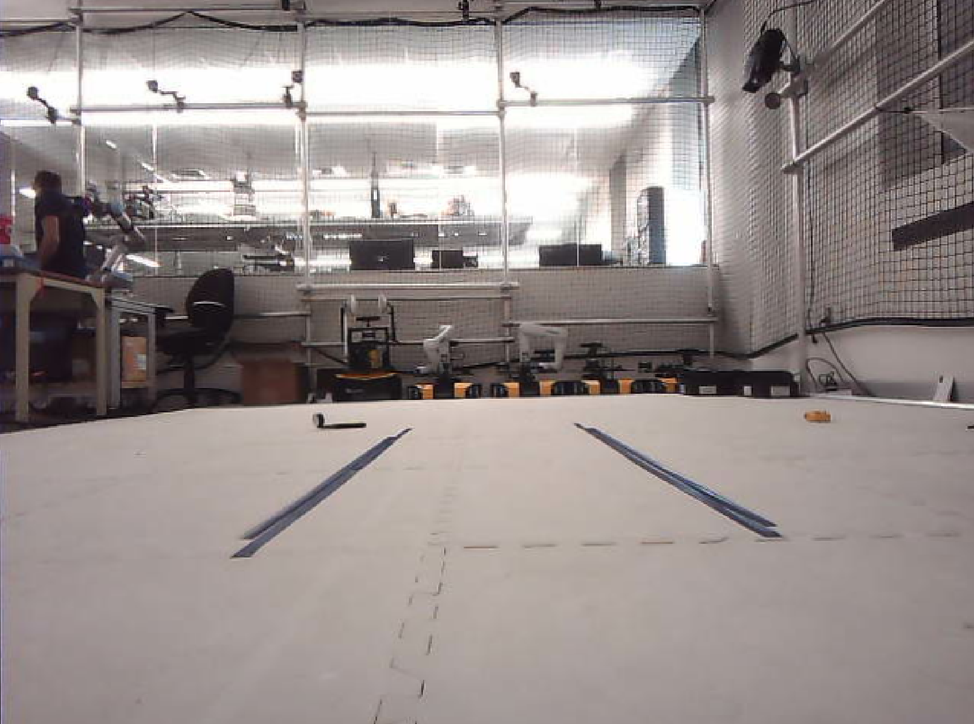
#> input picture nodes/test_images/4.png, 974 x 724 px, shrunk from 1720 x 1278 before the run, found by its file name
$ python simple_lane_util.py
#> lines starting #> are read from the running program, lines starting #| are printed output that depends on the picture; after the words box and inside, x2 and y2 are one past the last pixel; in counts of white or black regions, pixels touching at a corner belong together
import numpy as np
import pandas as pd
import cv2
import os
import glob
import matplotlib.pyplot as plt
import pickle

def canyEdgeDetector(image):
    edged = cv2.Canny(image, 50, 150)
    return edged

def getROI(image):
    height = image.shape[0]
    width = image.shape[1]
    # Defining Triangular ROI: The values will change as per your camera mounts
    triangle = np.array([[(100, height), (width, height), (width-500, int(height/1.9))]])

    trapezoid = np.array([[(0, height * 5//6),
                          (width, height * 5//6),
                          (width * 2//3, int(height//2)),
                          (width//3, int(height//2))]])
    # creating black image same as that of input image
    black_image = np.zeros_like(image)
    # Put the Triangular shape on top of our Black image to create a mask
    mask = cv2.fillPoly(black_image, trapezoid, 255)
    # applying mask on original image
    masked_image = cv2.bitwise_and(image, mask)
    return masked_image

def getLines(image):
    lines = cv2.HoughLinesP(image, 0.3, np.pi/180, 100, np.array([]), minLineLength=5, maxLineGap=10)
    return lines

def displayLines(image, lines):
    if lines is not None:
        for line in lines:
            x1, y1, x2, y2 = line.reshape(4) #converting to 1d array
            cv2.line(image, (x1, y1), (x2, y2), (255, 0, 0), 10)
    return image

def getLineCoordinatesFromParameters(image, line_parameters):
    slope = line_parameters[0]
    intercept = line_parameters[1]
    y1 = image.shape[0]  # since line will always start from bottom of image
    y2 = int(y1 * (3.4 / 5))  # some random point at 3/5
    x1 = int((y1 - intercept) / slope)
    x2 = int((y2 - intercept) / slope)
    return np.array([x1, y1, x2, y2])

def getSmoothLines(image, lines):
    left_fit = []  # will hold m,c parameters for left side lines
    right_fit = []  # will hold m,c parameters for right side lines

    for line in lines:
        x1, y1, x2, y2 = line.reshape(4)
        parameters = np.polyfit((x1, x2), (y1, y2), 1)
        slope = parameters[0]
        intercept = parameters[1]

        if slope < 0:
            left_fit.append((slope, intercept))
        else:
            right_fit.append((slope, intercept))

    left_fit_average = np.average(left_fit, axis=0)
    right_fit_average = np.average(right_fit, axis=0)

    # now we have got m,c parameters for left and right line, we need to know x1,y1 x2,y2 parameters
    left_line = getLineCoordinatesFromParameters(image, left_fit_average)
    right_line = getLineCoordinatesFromParameters(image, right_fit_average)
    return np.array([left_line, right_line])

image = cv2.imread("test_images/4.png") #Load Image
#> image is the input picture: shape (724, 974, 3); mean B, G, R 139.8, 141.7, 150.6
cv2.imshow("ROI", getROI(image))
#> in getROI, `mask = cv2.fillPoly(black_image, trapezoid, 255)`:
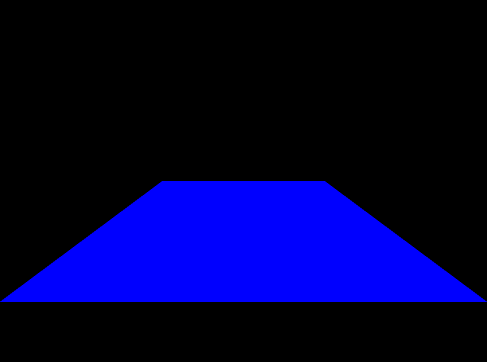
#> black_image: shape (724, 974, 3) (shown at 1/2 size); mean of channels 0, 1, 2 56.9, 0, 0; drawn as B, G, R
#> in getROI, `masked_image = cv2.bitwise_and(image, mask)`:
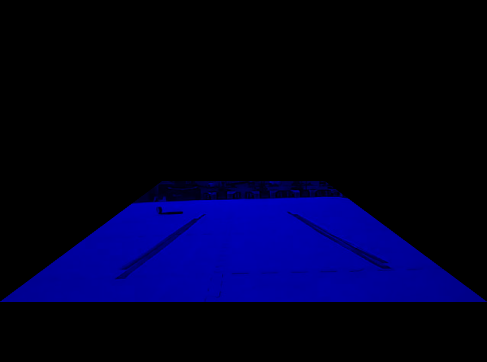
#> masked_image: shape (724, 974, 3) (shown at 1/2 size); mean B, G, R 33.8, 0, 0
cv2.waitKey(0)
edged_image = canyEdgeDetector(image)   # Step 1
#> in canyEdgeDetector, `edged = cv2.Canny(image, 50, 150)`:
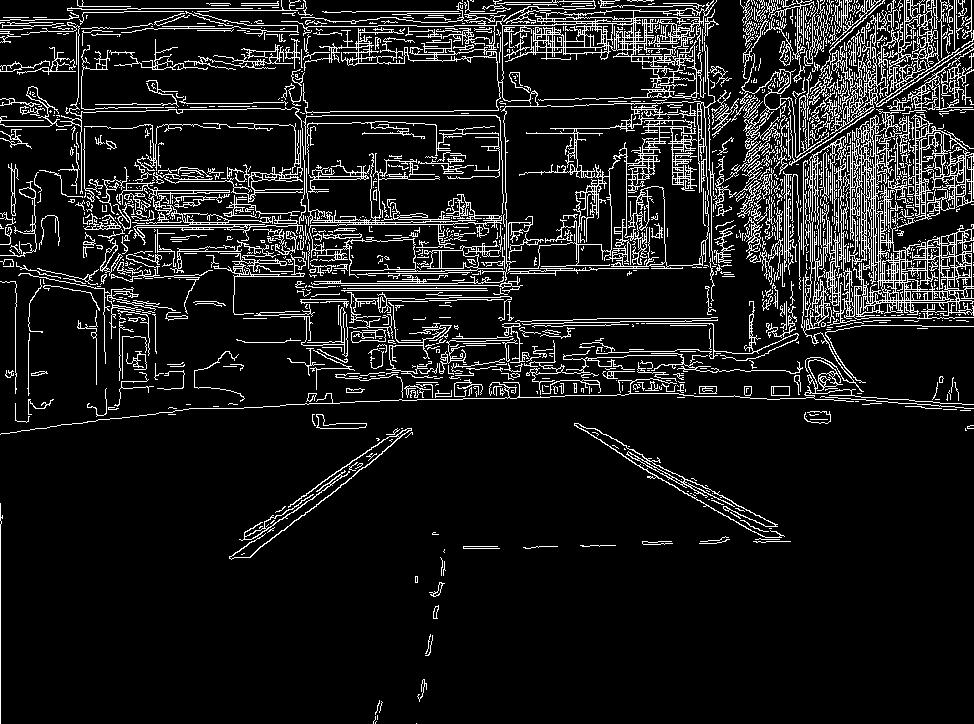
#> edged: shape (724, 974); 10.8% white in thin lines or dots
roi_image = getROI(edged_image)         # Step 2
#> in getROI (call 2), `mask = cv2.fillPoly(black_image, trapezoid, 255)`:
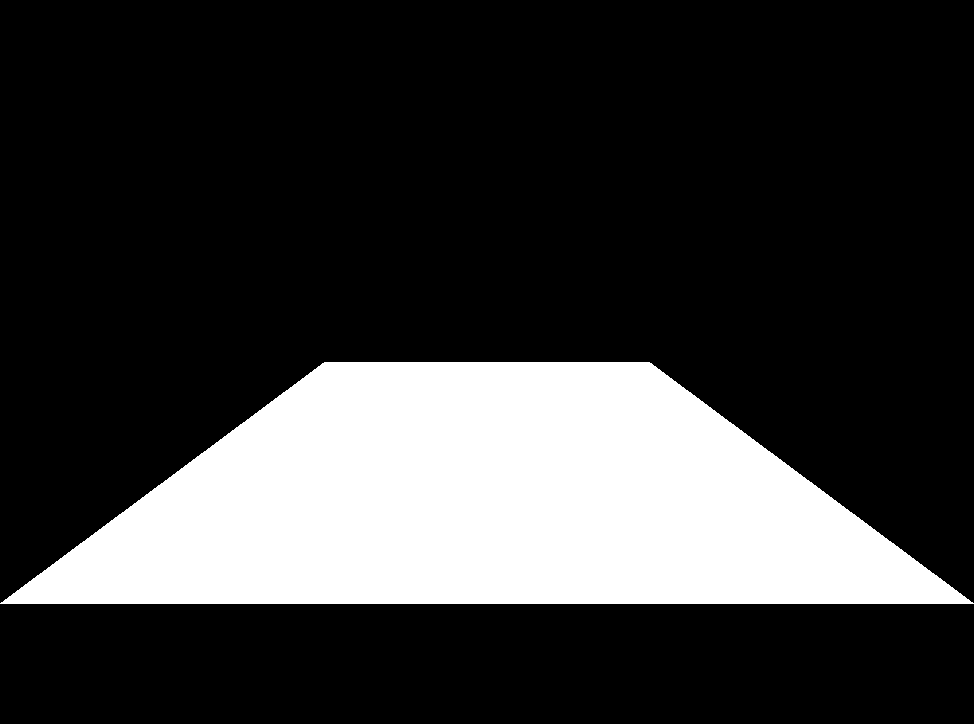
#> black_image: shape (724, 974); 22.3% white; 1 white region, box (x1, y1, x2, y2) and area: (0, 362, 974, 604) 157383
#> in getROI (call 2), `masked_image = cv2.bitwise_and(image, mask)`:
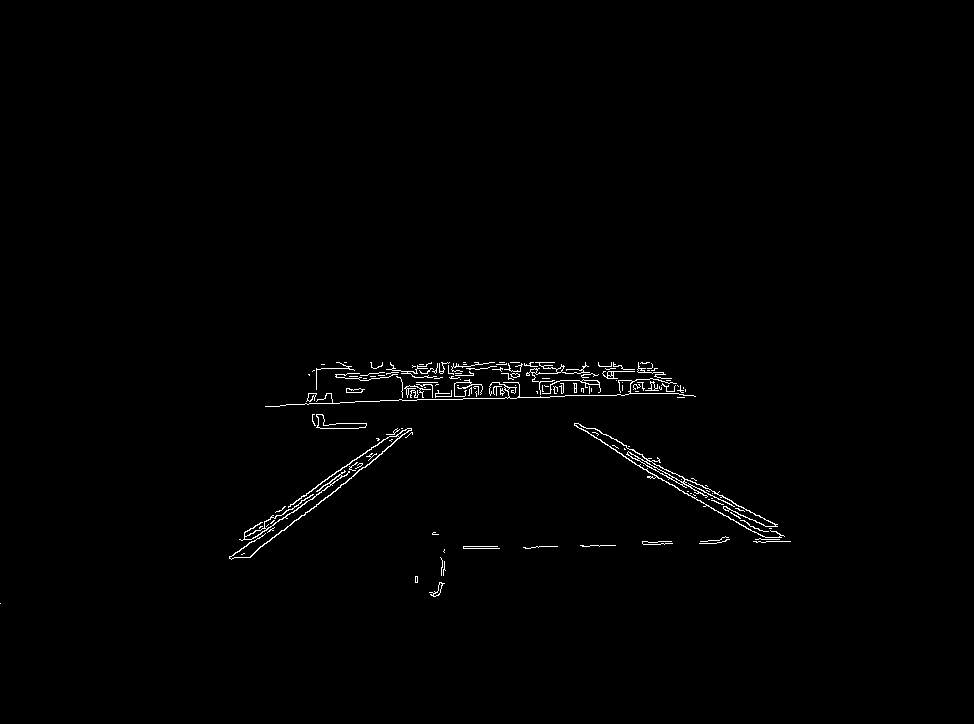
#> masked_image: shape (724, 974); 0.81% white in thin lines or dots, all inside (x1, y1, x2, y2) = (0, 362, 791, 604)

lines = getLines(roi_image)             # Step 3
#> in getLines, `lines = cv2.HoughLinesP(image, 0.3, np.pi/180, 100, np.array([]), minL..`: lines = [[534, 368, 563, 368], [347, 373, 473, 373], [402, 393, 519, 393], [582, 366, 621, 366], [316, 368, 349, 368]]

smooth_lines = getSmoothLines(image, lines)    # Step 5
#> the loop in getSmoothLines, `for line in lines:` made 5 passes
#> (x1, y1, x2, y2, slope, intercept) on passes 1 to 5: (534, 368, 563, 368, 1.19e-16, 368), (347, 373, 473, 373, -4.31e-16, 373), (402, 393, 519, 393, -7.15e-16, 393), (582, 366, 621, 366, 2.58e-15, 366), (316, 368, 349, 368, -2.76e-15, 368)
#> after the loop in getSmoothLines, `for line in lines:`: left_fit = [(-4.31e-16, 373), (-7.15e-16, 393), (-2.76e-15, 368)]; right_fit = [(1.19e-16, 368), (2.58e-15, 366)]
#> in getSmoothLines, `left_fit_average = np.average(left_fit, axis=0)`: left_fit_average = [-1.3e-15, 378]
#> in getSmoothLines, `right_fit_average = np.average(right_fit, axis=0)`: right_fit_average = [1.35e-15, 367]
#> in getLineCoordinatesFromParameters, `slope = line_parameters[0]`: slope = -1.3e-15
#> in getLineCoordinatesFromParameters, `intercept = line_parameters[1]`: intercept = 378
#> in getLineCoordinatesFromParameters, `x1 = int((y1 - intercept) / slope)`: x1 = -266011276039440032
#> in getLineCoordinatesFromParameters, `x2 = int((y2 - intercept) / slope)`: x2 = -87645333723976992
#> in getSmoothLines, `left_line = getLineCoordinatesFromParameters(image, left_fit_average)`: left_line = [-266011276039440032, 724, -87645333723976992, 492]
#> in getSmoothLines, `right_line = getLineCoordinatesFromParameters(image, right_fit_average)`: right_line = [264083472842926496, 724, 92466201975815008, 492]
#> smooth_lines = [[-266011276039440032, 724, -87645333723976992, 492], [264083472842926496, 724, 92466201975815008, 492]]
print(smooth_lines)
#| [[-266011276039440032                 724  -87645333723976992
#|                   492]
#|  [ 264083472842926496                 724   92466201975815008
#|                   492]]
#> the loop in displayLines, `for line in lines:` made 1 pass
#> (the run stopped early here; a loop or call above may not have finished)

$ run again, with nodes/test_images/10.png copied over nodes/test_images/4.png
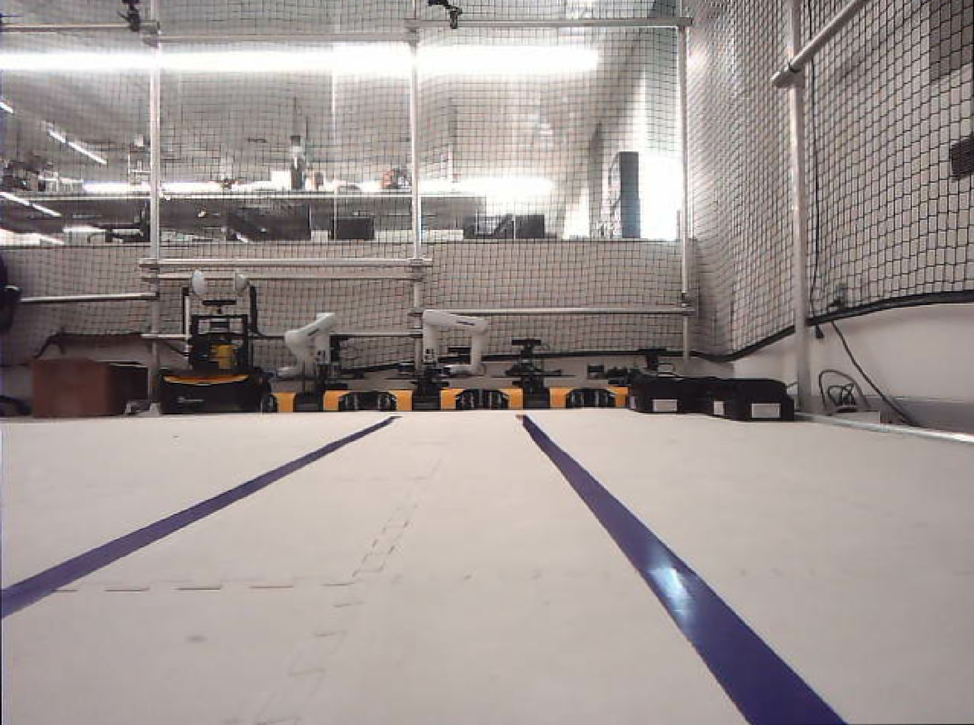
#> input picture nodes/test_images/10.png, 974 x 725 px, shrunk from 1816 x 1352 before the run, found by its file name
#> image is the input picture: shape (725, 974, 3); mean B, G, R 146.7, 149.1, 158.3
#> in canyEdgeDetector, `edged = cv2.Canny(image, 50, 150)`:
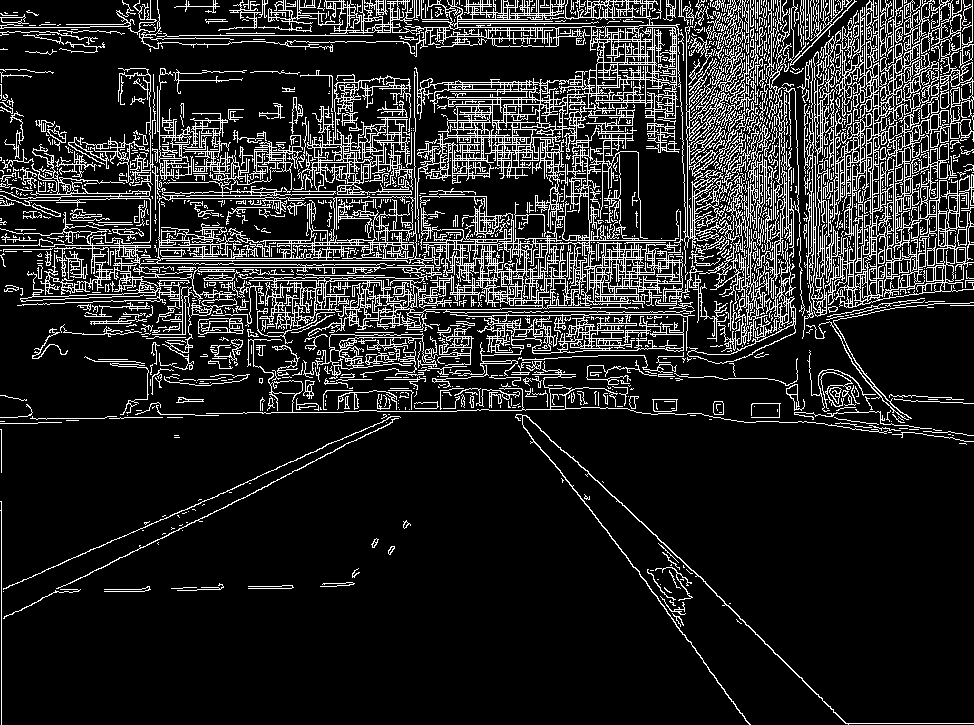
#> edged: shape (725, 974); 14.7% white in thin lines or dots
#> black_image: shape (725, 974); 22.4% white; 1 white region, box (x1, y1, x2, y2) and area: (0, 362, 974, 605) 158032
#> in getROI (call 2), `masked_image = cv2.bitwise_and(image, mask)`:
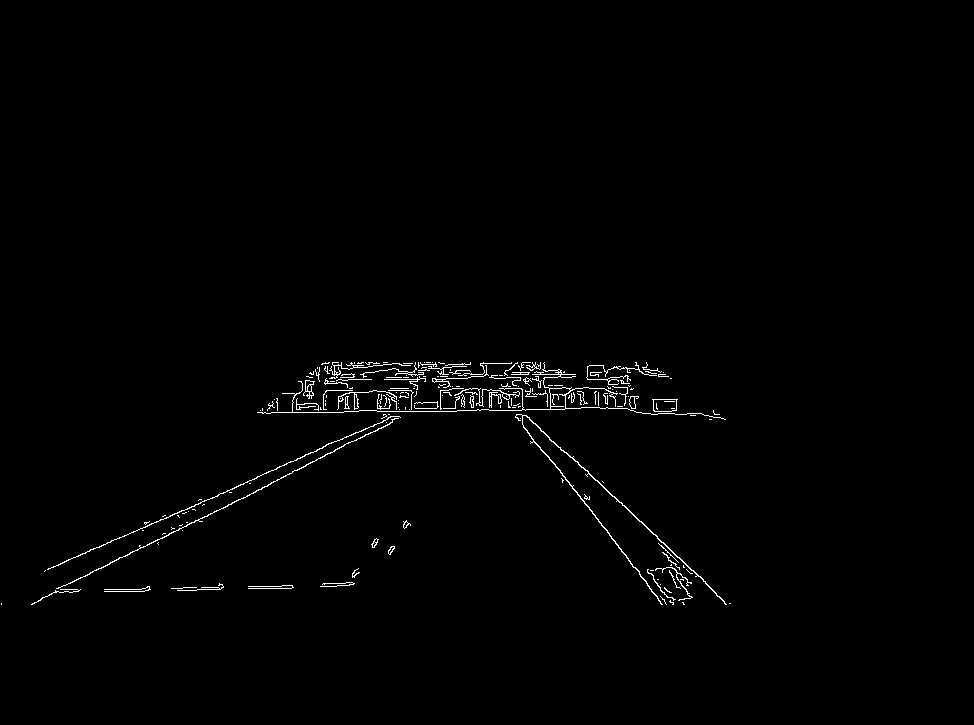
#> masked_image: shape (725, 974); 0.95% white in thin lines or dots, all inside (x1, y1, x2, y2) = (1, 362, 731, 605)
#> in getLines, `lines = cv2.HoughLinesP(image, 0.3, np.pi/180, 100, np.array([]), minL..`: lines = [[505, 374, 575, 374], [377, 408, 455, 408], [549, 388, 610, 388], [377, 411, 456, 411], [384, 379, 445, 379], [331, 377, 363, 377], [440, 394, 583, 394], [504, 372, 543, 372]]
#> the loop in getSmoothLines, `for line in lines:` made 8 passes
#> (x1, y1, x2, y2, slope, intercept) on passes 1 to 8: (505, 374, 575, 374, -1.58e-16, 374), (377, 408, 455, 408, 8.12e-16, 408), (549, 388, 610, 388, 1.05e-15, 388), (377, 411, 456, 411, -4.56e-16, 411), (384, 379, 445, 379, 5.18e-16, 379), (331, 377, 363, 377, -1.83e-15, 377), (440, 394, 583, 394, 8.15e-17, 394), (504, 372, 543, 372, -1.3e-15, 372)
#> after the loop in getSmoothLines, `for line in lines:`: left_fit = [(-1.58e-16, 374), (-4.56e-16, 411), (-1.83e-15, 377), (-1.3e-15, 372)]; right_fit = [(8.12e-16, 408), (1.05e-15, 388), (5.18e-16, 379), (8.15e-17, 394)]
#> left_fit_average = [-9.36e-16, 383.5]
#> right_fit_average = [6.17e-16, 392.2]
#> in getLineCoordinatesFromParameters, `slope = line_parameters[0]`: slope = -9.36e-16
#> in getLineCoordinatesFromParameters, `intercept = line_parameters[1]`: intercept = 383.5
#> in getLineCoordinatesFromParameters, `x1 = int((y1 - intercept) / slope)`: x1 = -364752264803638912
#> in getLineCoordinatesFromParameters, `x2 = int((y2 - intercept) / slope)`: x2 = -115887615611111888
#> left_line = [-364752264803638912, 725, -115887615611111888, 492]
#> right_line = [539710274181032192, 725, 161791434559152896, 492]
#> smooth_lines = [[-364752264803638912, 725, -115887615611111888, 492], [539710274181032192, 725, 161791434559152896, 492]]
#| [[-364752264803638912                 725 -115887615611111888
#|                   492]
#|  [ 539710274181032192                 725  161791434559152896
#|                   492]]
#> the loop in displayLines, `for line in lines:` made 1 pass
